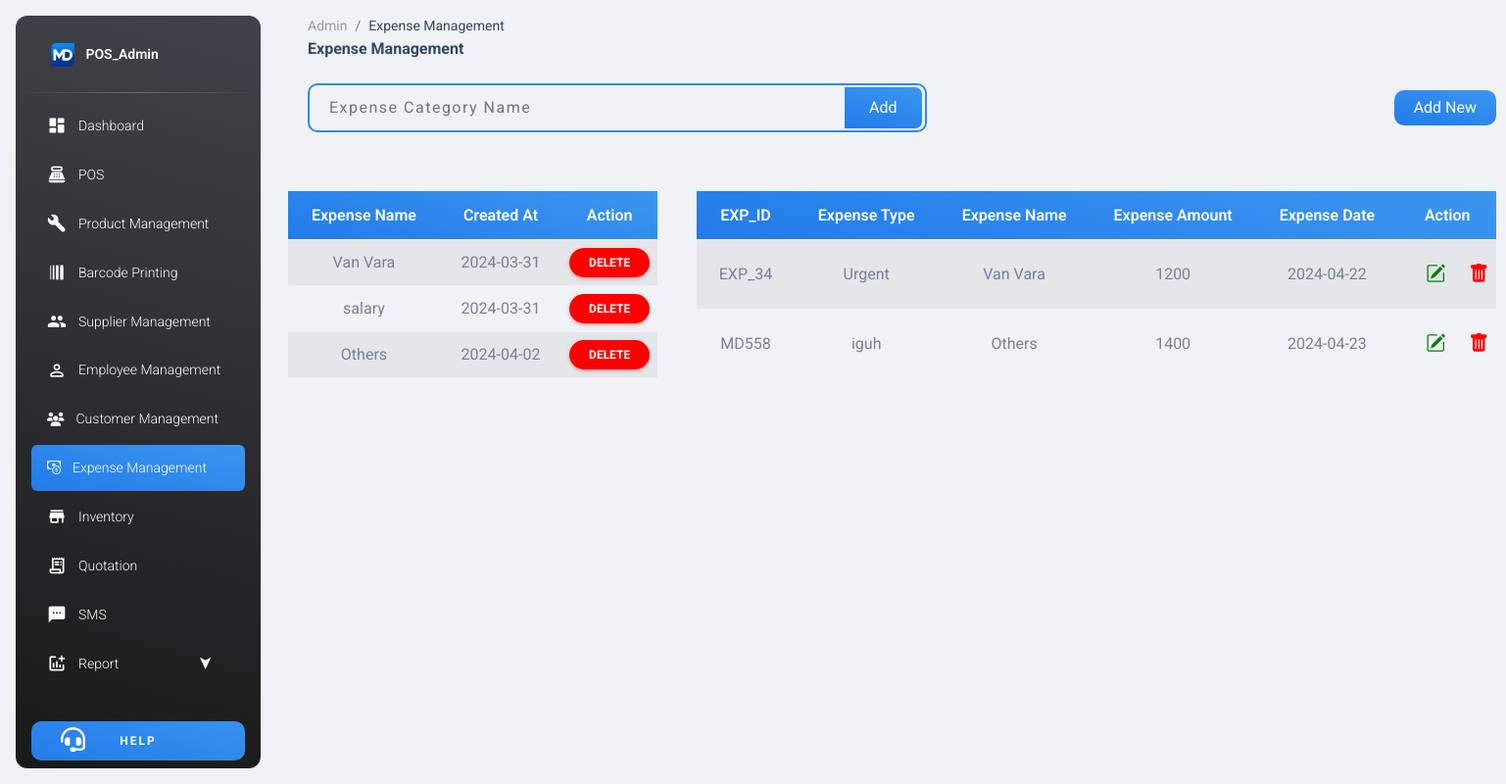
/Admin_panel/expens_management.php, run on the app's committed database.
### tables this page shows
CREATE TABLE `expense_category` (
  `id` int(255) NOT NULL,
  `name` varchar(255) NOT NULL,
  `created_at` date NOT NULL
);

CREATE TABLE `expense` (
  `id` varchar(255) NOT NULL,
  `name` varchar(255) NOT NULL,
  `amount` int(255) NOT NULL,
  `type` varchar(255) NOT NULL,
  `date` date NOT NULL
);

### Admin_panel/expens_management.php (the view, shortened to what this page needs)
<!DOCTYPE html>
<html lang="en">
<head>
  <link rel="stylesheet" href="https://cdn.jsdelivr.net/npm/bootstrap-icons@1.11.3/font/bootstrap-icons.min.css">
  <link rel="stylesheet" href="https://cdnjs.cloudflare.com/ajax/libs/font-awesome/6.5.1/css/fontawesome.min.css" />
  <link href="../assets/css/nucleo-icons.css" rel="stylesheet" />
  <link href="../assets/css/nucleo-svg.css" rel="stylesheet" />
  <link href="../assets/css/supplier_management.css" rel="stylesheet" />
  <link href="../assets/css/expens_management.css" rel="stylesheet" />
  <link id="pagestyle" href="../assets/css/material-dashboard.css?v=3.1.0" rel="stylesheet" />
  <link rel="stylesheet" href="https://cdnjs.cloudflare.com/ajax/libs/bootstrap-tagsinput/0.8.0/bootstrap-tagsinput.css" />
</head>
<body class="g-sidenav-show  bg-gray-200">
  <aside class="sidenav navbar navbar-vertical navbar-expand-xs border-0 border-radius-xl my-3 fixed-start ms-3   bg-gradient-dark" id="sidenav-main">
    <div class="sidenav-header">
      <a class="navbar-brand m-0" href=" https://demos.creative-tim.com/material-dashboard/pages/dashboard " target="_blank">
        <img src="../assets/img/MD logo.svg" class="navbar-brand-img h-100" alt="main_logo">
        <span class="ms-1 font-weight-bold text-white">POS_Admin</span>
      </a>
    </div>
    <hr class="horizontal light mt-0 mb-2">
    <div class="collapse navbar-collapse  w-auto " id="sidenav-collapse-main">
      <ul class="navbar-nav">
        <li class="nav-item">
          <a class="nav-link text-white " href="dashboard.php">
            <div class="text-white text-center me-2 d-flex align-items-center justify-content-center">
              <i class="material-icons opacity-10">dashboard</i>
            </div>
            <span class="nav-link-text ms-1">Dashboard</span>
          </a>
        </li>
        <li class="nav-item">
          <a class="nav-link text-white" href="pos.php">
            <div class="text-white text-center me-2 d-flex align-items-center justify-content-center">
              <i class="material-icons opacity-10">point_of_sale</i>
            </div>
            <span class="nav-link-text ms-1">POS</span>
          </a>
        </li>
        <li class="nav-item">
          <a class="nav-link text-white " href="product_management.php">
            <div class="text-white text-center me-2 d-flex align-items-center justify-content-center">
              <i class="material-icons opacity-10">build</i>
            </div>
            <span class="nav-link-text ms-1">Product Management</span>
          </a>
        </li>
        <li class="nav-item">
          <a class="nav-link text-white " href="barcode_printing.php">
            <div class="text-white text-center me-2 d-flex align-items-center justify-content-center">
              <i class="material-icons opacity-10" style="transform:rotate(90deg);">line_weight</i>
            </div>
            <span class="nav-link-text ms-1">Barcode Printing</span>
          </a>
        </li>
        <li class="nav-item">
          <a class="nav-link text-white" href="supplier_management.php">
            <div class="text-white text-center me-2 d-flex align-items-center justify-content-center">
              <i class="material-icons opacity-10">group</i>
            </div>
            <span class="nav-link-text ms-1">Supplier Management</span>
          </a>
        </li>
        <li class="nav-item">
          <a class="nav-link text-white " href="sales_staff.php">
            <div class="text-white text-center me-2 d-flex align-items-center justify-content-center">
              <i class="material-icons opacity-10">person_outline</i>
            </div>
            <span class="nav-link-text ms-1">Employee Management</span>
          </a>
        </li>
        <li class="nav-item">
          <a class="nav-link text-white " href="customer_management.php">
            <div class="text-white text-center me-2 d-flex align-items-center justify-content-center">
              <i class="fas fa-users opacity-10"></i>
            </div>
            <span class="nav-link-text ms-1">Customer Management</span>
          </a>
        </li>
        <li class="nav-item">
          <a class="nav-link text-white bg-gradient-primary" href="expens_management.php">
            <div class="text-white text-center me-2 d-flex align-items-center justify-content-center">
            <i class="bi bi-cash-coin opacity-10"></i>
            </div>
            <span class="nav-link-text ms-1">Expense Management</span>
          </a>
        </li>
        <li class="nav-item">
          <a class="nav-link text-white " href="inventory.php">
            <div class="text-white text-center me-2 d-flex align-items-center justify-content-center">
              <i class="material-icons opacity-10">store</i>
            </div>
            <span class="nav-link-text ms-1">Inventory</span>
          </a>
        </li>
        <li class="nav-item">
          <a class="nav-link text-white " href="quotation.php">
            <div class="text-white text-center me-2 d-flex align-items-center justify-content-center">
              <i class="material-icons opacity-10">receipt_long</i>
            </div>
            <span class="nav-link-text ms-1">Quotation</span>
          </a>
        </li>
        <li class="nav-item">
          <a class="nav-link text-white" href="sms.php">
            <div class="text-white text-center me-2 d-flex align-items-center justify-content-center">
              <i class="material-icons opacity-10">sms</i>
            </div>
            <span class="nav-link-text ms-1">SMS</span>
          </a>
        </li>
        <li class="nav-item sub_menu">
          <div class="nav-link text-white dropdown_menu" href="sales_report.php">
            <div class="text-white text-center me-2 d-flex align-items-center justify-content-center">
              <i class="material-icons opacity-10">addchart</i>
            </div>
            <span class="nav-link-text ms-1">Report</span>
          </div>
        </li>
      </ul>
    </div>
    <div class="sidenav-footer position-absolute w-100 bottom-1">
      <div class="mx-3">
        <a class="btn bg-gradient-primary w-100 " href="support.php" type="button" style="letter-spacing:2px;border-radius:10px !important;padding:10px !important;"><i class="fas fa-headset position-absolute  text-white" style="font-size:25px;width: 100%; left:-30%; top: 7px;"></i><span class="text-white">Help</span></a>
      </div>
    </div>
  </aside>
  <main class="main-content position-relative max-height-vh-100 h-100 border-radius-lg ">
    <nav class="navbar navbar-main navbar-expand-lg px-0 mx-4 shadow-none border-radius-xl" id="navbarBlur" data-scroll="true">
      <div class="container-fluid py-1 px-3">
        <nav aria-label="breadcrumb">
          <ol class="breadcrumb bg-transparent mb-0 pb-0 pt-1 px-0 me-sm-6 me-5">
            <li class="breadcrumb-item text-sm"><a class="opacity-5 text-dark" href="javascript:;">Admin</a></li>
            <li class="breadcrumb-item text-sm text-dark active" aria-current="page">Expense Management</li>
          </ol>
          <h6 class="font-weight-bolder mb-0">Expense Management</h6>
        </nav>
      </div>
    </nav>
    <div class="top d-flex justify-content-between align-items-center">
        <form class="form" action="SQL/addExpenseCategory.php" method="post">
            <input type="text" name="category" id="" placeholder="Expense Category Name">
            <input class="bg-gradient-primary" type="submit" name="submit" id="submit" value="Add">
        </form>
      <button class="bg-gradient-primary text-white" style="height: fit-content;" onclick="togglePopup()">Add New</button>
    </div>
    <div class="table_holder d-flex justify-content-between">
        <table class="table table-striped text-center align-items-center w-30">
            <thead class="bg-gradient-primary text-white">
                <th>Expense Name</th>
                <th>Created At</th>
                <th>Action</th>
            </thead>
            <tbody>
                <?php
                require_once("../conn.php");
                $sql = "select * from expense_category";
                $qry = mysqli_query($conn, $sql);
                if(mysqli_num_rows($qry) > 0){
                    while($row = mysqli_fetch_assoc($qry))
                    {
                    ?>
                <tr>
                    <td><?php echo $row["name"]; ?></td>
                    <td><?php echo $row["created_at"]; ?></td>
                    <td>
                        <a href="SQL/deleteExpenseCategory.php?id=<?php echo $row['id']; ?>"><button class="btn btn-danger" >Delete</button></a>
                    </td>
                </tr>
                <?php
                    }
                }
                ?>
            </tbody>
        <table class="table table-striped text-center align-items-center">
            <thead class="bg-gradient-primary text-white">
                <th>EXP_ID</th>
                <th>Expense Type</th>
                <th>Expense Name</th>
                <th>Expense Amount</th>
                <th>Expense Date</th>
                <th>Action</th>
            </thead>
            <tbody>
                <?php
                require_once("../conn.php");
                $sql1 = "select * from expense";
                $qry1 = mysqli_query($conn, $sql1);
                if(mysqli_num_rows($qry1) > 0){
                    while($row1 = mysqli_fetch_assoc($qry1))
                    {
                    ?>
                <tr>
                    <td><?php echo $row1["id"]; ?></td>
                    <td><?php echo $row1["type"]; ?></td>
                    <td><?php echo $row1["name"]; ?></td>
                    <td class="wrap"><?php echo $row1["amount"]; ?></td>
                    <td><?php echo $row1["date"]; ?></td>
                    <td>
                        <a style="margin:0px 20px;" href="editExpense.php?id=<?php echo $row1['id']; ?>"><i style="font-size:20px; color:green" class="bi bi-pencil-square"></i></a>
                        <a href="SQL/deleteExpense.php?id=<?php echo $row1['id']; ?>"><i style= "color:red;font-size:20px;" class="bi bi-trash-fill"></i></a>
                    </td>
                </tr>
                <?php
                    }
                }
                ?>
            </tbody>
        </table>
    </div>

### assets/css/supplier_management.css (style rules this page uses)
.top button { padding: 5px 20px; border-radius: 10px; border: none; -webkit-border-radius: 10px; -moz-border-radius: 10px; -ms-border-radius: 10px; -o-border-radius: 10px; float: right; margin: 0px 10px; }
.top { width: 100%; margin-bottom: 50px; }
.table tbody tr .wrap { text-wrap: wrap; }

### assets/css/expens_management.css (style rules this page uses)
.form { margin: 10px 30px; width: 50%; position: relative; }
.form input[type="text"] { padding: 10px 20px; letter-spacing: 1.5px; border-radius: 10px; border: 2px solid #3089ED; margin: 0px 10px; background: transparent; width: 100%; outline: none; }
.form input[type="submit"] { position: absolute; top: 4px; right: -5px; padding: 8px 25px; color: white; border: none; border-top-right-radius: 7px; border-bottom-right-radius: 7px }
.table { margin: 0px 20px !important; }

### data on the page
expense_category: name "Van Vara", created_at "2024-03-31"
expense_category: name "salary", created_at "2024-03-31"
expense_category: name "Others", created_at "2024-04-02"
expense: id "EXP_34", type "Urgent", name "Van Vara", amount "1200", date "2024-04-22"
expense: id "MD558", type "iguh", name "Others", amount "1400", date "2024-04-23"
